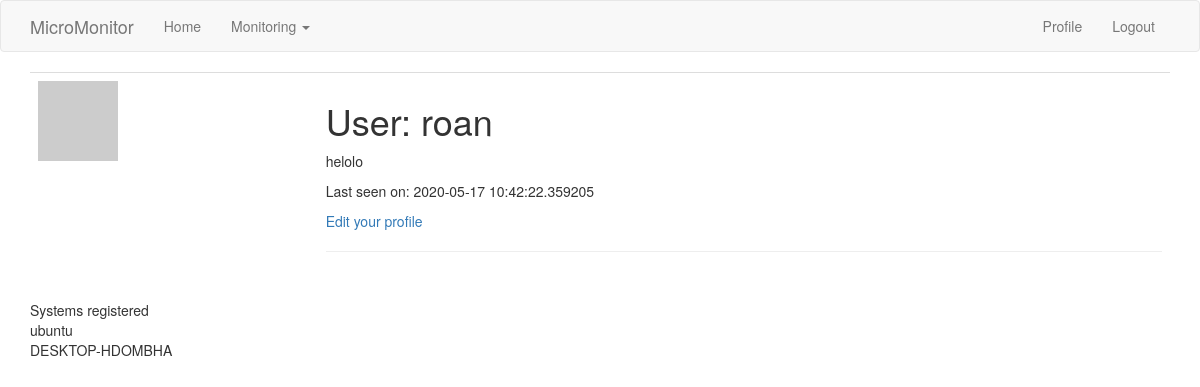
The page /user/roan (signed in) on the database its author committed.
### app/models.py (models this page shows, shortened)
class User(UserMixin, db.Model):
    id = db.Column(db.Integer, primary_key=True)
    username = db.Column(db.String(64), index=True, unique=True)
    email = db.Column(db.String(120), index=True, unique=True)
    password_hash = db.Column(db.String(128))
    about_me = db.Column(db.String(140))
    last_seen = db.Column(db.DateTime, default=datetime.utcnow)
    def avatar(self, size):
        digest = md5(self.email.lower().encode('utf-8')).hexdigest()
        return 'https://www.gravatar.com/avatar/{}?d=identicon&s={}'.format(
            digest, size)

class System(db.Model):
    id = db.Column(db.Integer, primary_key=True, autoincrement=True)
    system_id = db.Column(db.String(140))
    timestamp = db.Column(db.DateTime, index=True, default=datetime.utcnow)
    cpu_usage = db.Column(db.Float)
    cpu_temp = db.Column(db.Float)
    disk_free= db.Column(db.Float)
    disk_used= db.Column(db.Float)
    disk_percent = db.Column(db.Float)
    os = db.Column(db.String(140))
    cpu_cores_phys = db.Column(db.Integer)
    cpu_freq_max = db.Column(db.Float)
    memory_total = db.Column(db.Float)
    memory_used = db.Column(db.Float)
    memory_percent= db.Column(db.Float)

### app/routes.py (the view)
@app.route('/user/<username>')
@login_required
def user(username):
    user = User.query.filter_by(username=username).first_or_404()
    systems = session.query(System.system_id).all()
    system_list = []
    for lists in systems:
        system_list.append(*lists._asdict().values())
    uniqueList = list(set(system_list))
    system1, system2 = uniqueList
    print(system1)
    return render_template('user.html', user=user, systems=uniqueList )

### app/models.py (called while the page is built)
@login.user_loader
def load_user(id):
    return User.query.get(int(id))

### app/routes.py (called while the page is built)
@app.before_request
def before_request():
    if current_user.is_authenticated:
        current_user.last_seen = datetime.utcnow()
        db.session.commit()

### app/templates/user.html (shortened to what this page needs)
{% extends "base.html" %}
{% block app_content %}
    <table class="table table-hover">
        <tr valign="top">
            <td><img src="{{ user.avatar(128) }}"></td>
            <td>
                <h1>User: {{ user.username }}</h1>
                {% if user.about_me %}<p>{{ user.about_me }}</p>{% endif %}
                {% if user.last_seen %}<p>Last seen on: {{ user.last_seen }}</p>{% endif %}
                {% if user == current_user %}
                <p><a href="{{ url_for('edit_profile') }}">Edit your profile</a></p>
                    <hr>
                {% endif %}
            </td>
        </tr>
    </table>
<table>
    <tbody>
{% for system in systems %}
<tr>
    <td>{{system}}</td>
</tr>
</table>
    {% endfor %}
{% endblock %}

### rows shown on the page
User: username "roan", about_me "helolo", last_seen "2020-05-17 10:42:22.359205"
System: system "ubuntu"
System: system "DESKTOP-HDOMBHA"
